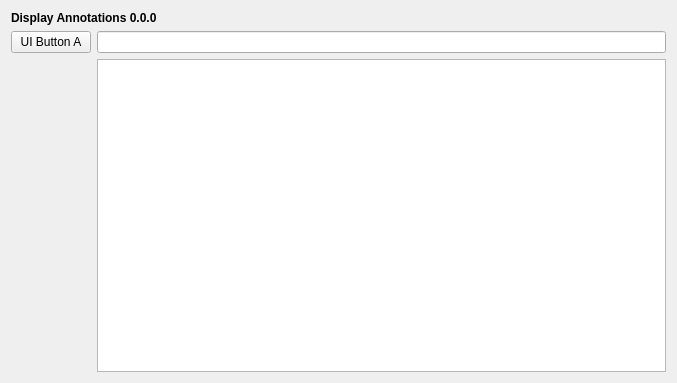
<?xml version="1.0" encoding="UTF-8"?>
<ui version="4.0">
 <class>DisplayAnnotationsView</class>
 <widget class="QWidget" name="DisplayAnnotationsView">
  <property name="geometry">
   <rect>
    <x>0</x>
    <y>0</y>
    <width>677</width>
    <height>383</height>
   </rect>
  </property>
  <property name="windowTitle">
   <string>Form</string>
  </property>
  <layout class="QHBoxLayout" name="horizontalLayout">
   <item>
    <layout class="QGridLayout" name="gridLayout_2">
     <item row="1" column="1">
      <widget class="QLineEdit" name="lineEdit"/>
     </item>
     <item row="0" column="0" colspan="2">
      <widget class="QLabel" name="label_8">
       <property name="font">
        <font>
         <weight>75</weight>
         <bold>true</bold>
        </font>
       </property>
       <property name="text">
        <string>Display Annotations 0.0.0</string>
       </property>
      </widget>
     </item>
     <item row="1" column="0">
      <widget class="QPushButton" name="pushButtonA">
       <property name="text">
        <string>UI Button A</string>
       </property>
      </widget>
     </item>
     <item row="2" column="0">
      <spacer name="verticalSpacer">
       <property name="orientation">
        <enum>Qt::Vertical</enum>
       </property>
       <property name="sizeHint" stdset="0">
        <size>
         <width>20</width>
         <height>40</height>
        </size>
       </property>
      </spacer>
     </item>
     <item row="2" column="1">
      <widget class="QTableWidget" name="tableWidget">
       <property name="editTriggers">
        <set>QAbstractItemView::NoEditTriggers</set>
       </property>
      </widget>
     </item>
    </layout>
   </item>
  </layout>
 </widget>
 <resources/>
 <connections>
  <connection>
   <sender>pushButtonA</sender>
   <signal>clicked()</signal>
   <receiver>DisplayAnnotationsView</receiver>
   <slot>slot_UI_buttonA()</slot>
   <hints>
    <hint type="sourcelabel">
     <x>70</x>
     <y>43</y>
    </hint>
    <hint type="destinationlabel">
     <x>226</x>
     <y>137</y>
    </hint>
   </hints>
  </connection>
 </connections>
 <slots>
  <slot>slot_UI_buttonA()</slot>
 </slots>
</ui>
